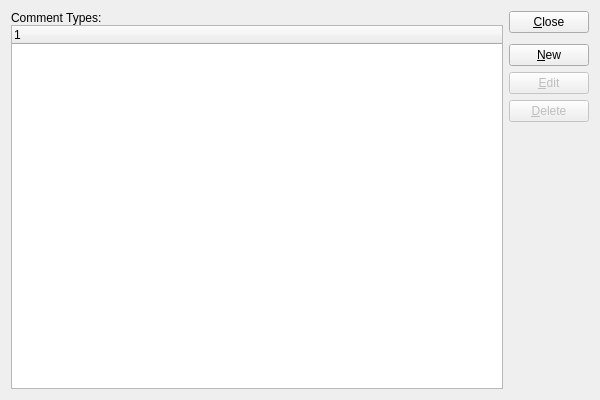
<?xml version="1.0" encoding="UTF-8"?>
<ui version="4.0">
 <comment>This file is part of the xTuple ERP: PostBooks Edition, a free and
open source Enterprise Resource Planning software suite,
Copyright (c) 1999-2019 by OpenMFG LLC, d/b/a xTuple.
It is licensed to you under the Common Public Attribution License
version 1.0, the full text of which (including xTuple-specific Exhibits)
is available at www.xtuple.com/CPAL.  By using this software, you agree
to be bound by its terms.</comment>
 <class>commentTypes</class>
 <widget class="QWidget" name="commentTypes">
  <property name="geometry">
   <rect>
    <x>0</x>
    <y>0</y>
    <width>600</width>
    <height>400</height>
   </rect>
  </property>
  <property name="windowTitle">
   <string>List Comment Types</string>
  </property>
  <layout class="QGridLayout" name="gridLayout">
   <item row="0" column="0">
    <layout class="QVBoxLayout">
     <property name="spacing">
      <number>0</number>
     </property>
     <item>
      <widget class="QLabel" name="_commentTypesLit">
       <property name="text">
        <string>Comment Types:</string>
       </property>
      </widget>
     </item>
     <item>
      <widget class="XTreeWidget" name="_cmnttype"/>
     </item>
    </layout>
   </item>
   <item row="0" column="1">
    <layout class="QVBoxLayout" name="verticalLayout">
     <item>
      <widget class="QPushButton" name="_close">
       <property name="text">
        <string>&amp;Close</string>
       </property>
      </widget>
     </item>
     <item>
      <spacer name="verticalSpacer">
       <property name="orientation">
        <enum>Qt::Vertical</enum>
       </property>
       <property name="sizeType">
        <enum>QSizePolicy::Preferred</enum>
       </property>
       <property name="sizeHint" stdset="0">
        <size>
         <width>20</width>
         <height>5</height>
        </size>
       </property>
      </spacer>
     </item>
     <item>
      <widget class="QPushButton" name="_new">
       <property name="text">
        <string>&amp;New</string>
       </property>
      </widget>
     </item>
     <item>
      <widget class="QPushButton" name="_edit">
       <property name="enabled">
        <bool>false</bool>
       </property>
       <property name="text">
        <string>&amp;Edit</string>
       </property>
      </widget>
     </item>
     <item>
      <widget class="QPushButton" name="_delete">
       <property name="enabled">
        <bool>false</bool>
       </property>
       <property name="text">
        <string>&amp;Delete</string>
       </property>
      </widget>
     </item>
     <item>
      <spacer name="Spacer12">
       <property name="orientation">
        <enum>Qt::Vertical</enum>
       </property>
       <property name="sizeType">
        <enum>QSizePolicy::Expanding</enum>
       </property>
       <property name="sizeHint" stdset="0">
        <size>
         <width>20</width>
         <height>133</height>
        </size>
       </property>
      </spacer>
     </item>
    </layout>
   </item>
  </layout>
 </widget>
 <layoutdefault spacing="6" margin="11"/>
 <customwidgets>
  <customwidget>
   <class>XTreeWidget</class>
   <extends>QTreeWidget</extends>
   <header>xtreewidget.h</header>
   <container>1</container>
  </customwidget>
 </customwidgets>
 <tabstops>
  <tabstop>_cmnttype</tabstop>
  <tabstop>_new</tabstop>
  <tabstop>_edit</tabstop>
  <tabstop>_delete</tabstop>
  <tabstop>_close</tabstop>
 </tabstops>
 <includes>
  <include location="global">parameter.h</include>
 </includes>
 <resources/>
 <connections>
  <connection>
   <sender>_close</sender>
   <signal>clicked()</signal>
   <receiver>commentTypes</receiver>
   <slot>close()</slot>
   <hints>
    <hint type="sourcelabel">
     <x>303</x>
     <y>31</y>
    </hint>
    <hint type="destinationlabel">
     <x>20</x>
     <y>20</y>
    </hint>
   </hints>
  </connection>
  <connection>
   <sender>_cmnttype</sender>
   <signal>doubleClicked(QModelIndex)</signal>
   <receiver>_edit</receiver>
   <slot>animateClick()</slot>
   <hints>
    <hint type="sourcelabel">
     <x>239</x>
     <y>50</y>
    </hint>
    <hint type="destinationlabel">
     <x>309</x>
     <y>73</y>
    </hint>
   </hints>
  </connection>
 </connections>
</ui>
